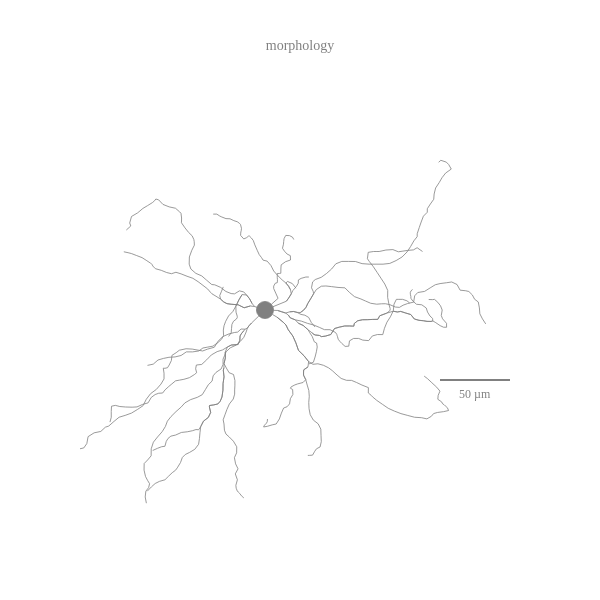

Write notebook code for a chart like this one.
### Code cell
# select 12 synapses that won't be eliminated when dendrites removed if specify dend2remove
from analysis_functions import *

# dend2remove = ['dend[55]', 'dend[19]', 'dend[42']

cell, spines, dend_tree = cell_build(cell_type=cell_type, specs=specs, addSpines=True, spine_per_length=spine_per_length, frequency=frequency, d_lambda=d_lambda, verbose=False, dend2remove=dend2remove)
cell_coordinates = []

for sec in cell.somalist:
    h('access ' + sec.name())
    x, y, z, diam = interpolate_3d(sec, 0.5)  # Use 0.5 to refer to the center of the section
    cell_coordinates.append([sec.name(), 0.5, x, y, z, h.distance(0.5, sec=sec), diam])

# Setup for dendritic sections
for sec in cell.dendlist:
    for seg in sec:
        x, y, z, diam = interpolate_3d(sec, seg.x)
        cell_coordinates.append([sec.name(), seg.x, x, y, z, h.distance(seg.x, sec=sec), diam])


cell_coordinates = np.array(cell_coordinates, dtype=object)

width=600
height=600
fig_morphology = morphology_plot(cell_coordinates, dend_tree, lwd=0.8, color='grey', height=height, width=width)

fig_morphology.show()
